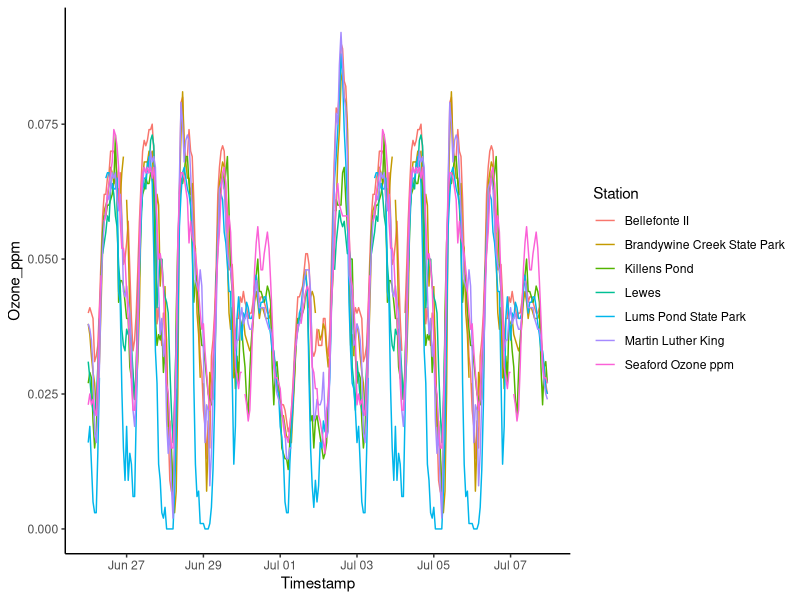

Write R code to recreate this figure.
## ---- chunk 1
library(tidyverse)
library(ggplot2)
library(lubridate)

Monitoring_data <- read_csv("Homework_Hourly Monitoring Data for R_Simplified.csv", na = c("NoData", "<Samp", "Down", "NA"), skip = 3)
Monitoring_Ozone <- Monitoring_data %>% 
  select(c(1:7, 11, 13)) 
Monitoring_Ozone$Date <- mdy(Monitoring_Ozone$Date)
Monitoring_Ozone <-  Monitoring_Ozone %>% 
  mutate(Timestamp = as_datetime(paste(Monitoring_Ozone$Date, Monitoring_Ozone$Time))) %>% 
  select(-Date, -Time)
Monitoring_long <-  gather(Monitoring_Ozone,"Station", "Ozone_ppm", 1:7)
Monitoring_long$Station <- as.factor(Monitoring_long$Station)
Monitoring_long$Station <- recode_factor(Monitoring_long$Station, `Bellefonte II Ozone ppm` = "Bellefonte II", `Brandywine Creek State Park Ozone ppm` = "Brandywine Creek State Park", `Killens Pond Ozone ppm` = "Killens Pond", `Lewes Ozone ppm` = "Lewes", `Lums Pond State Park Ozone ppm` = "Lums Pond State Park", `Martin Luther King Ozone ppm` = "Martin Luther King", `Seaford Ozone ppm` = "Seaford Ozone ppm")
ggplot(Monitoring_long, aes(x = Timestamp, y = Ozone_ppm, color = Station)) +
  geom_line() +
  theme_classic()

## ---- chunk 2

#repeated code start:
Monitoring_data <- read_csv("Homework_Hourly Monitoring Data for R_Simplified.csv", na = c("NoData", "<Samp", "Down", "NA"), skip = 3)
Monitoring_Ozone <- Monitoring_data %>% 
  select(c(1:7, 11, 13)) 
Monitoring_Ozone$Date <- mdy(Monitoring_Ozone$Date)
Monitoring_Ozone <-  Monitoring_Ozone %>% 
  mutate(Timestamp = as_datetime(paste(Monitoring_Ozone$Date, Monitoring_Ozone$Time))) %>% 
  select(-Date, -Time)
#repeated code end


#I gave the variables useful, recognizable names. Always a good practice!
Monitoring_long <-  gather(Monitoring_Ozone,"Station", "Ozone_ppm", 1:7) 

#then, I change the character names of the station into factors. This is a new data type for you! As we've said, R is a statistical program, and know how to "think" about categorical variables. Read the documentation for the as.factor function! 
Monitoring_long$Station <- as.factor(Monitoring_long$Station)

#Next, I want to change the names of the factors. I added "ppm" to the ozone variable name, so the station names don't need it! Also, one of our variables is "ozone", so there is no need to have "ozone" in each place name! Also, since it is now a factor, I don't have to so some sort of find and replace, I can just "recode" the factor, and it will change all of the names! 
Monitoring_long$Station <- recode_factor(Monitoring_long$Station, `Bellefonte II Ozone ppm` = "Bellefonte II", `Brandywine Creek State Park Ozone ppm` = "Brandywine Creek State Park", `Killens Pond Ozone ppm` = "Killens Pond", `Lewes Ozone ppm` = "Lewes", `Lums Pond State Park Ozone ppm` = "Lums Pond State Park", `Martin Luther King Ozone ppm` = "Martin Luther King", `Seaford Ozone ppm` = "Seaford Ozone ppm")

#you can check your factor levels this way:
levels(Monitoring_long$Station)
